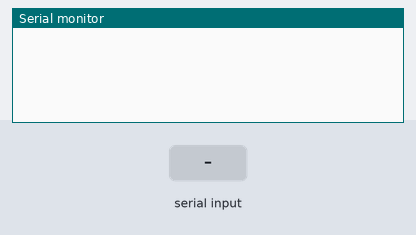
The sketch below on a simulated Arduino Uno, built with avr-gcc and run on an emulated ATmega328P. Shown: the last lines printed to the serial monitor. Inputs (shaded band) come from the test bench.

Above: at 1.2 s.
1.3 s: "90,45\n" received over Serial
At 1.9 s:
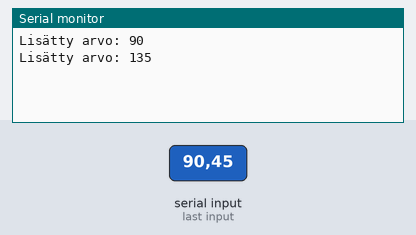
2.8 s: "30,150\n" received over Serial
At 4.8 s:
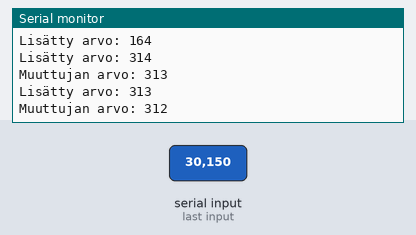
Timing chart, 0 to 6.3 s (numbered marks = the images above; inputs shaded):
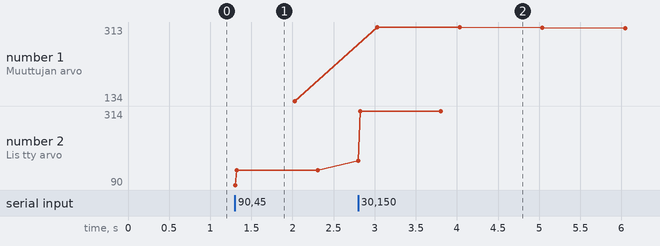

The sketch:

FreeRTOS.ino
```cpp
#include <Arduino_FreeRTOS.h>

int value = 0;

void Read(void *pvParameters) {
  for(;;) {
    if (Serial.available() > 0) {
      int val = Serial.parseInt();
      value += val;
      Serial.print("Lisätty arvo: ");
      Serial.println(value);
    }
  }
}

void Decrement(void *pvParameters) {
  for(;;) {
     if (value > 0) {
      value--;
      Serial.print("Muuttujan arvo: ");
      Serial.println(value);
    }
    vTaskDelay(1000 / portTICK_PERIOD_MS);
  }
}

void setup() {
  Serial.begin(9600);

  xTaskCreate(Read, "Read", 128, NULL, 1, NULL);
  xTaskCreate(Decrement, "Decrement", 128, NULL, 1 , NULL);

}

void loop() {

}
```

Measured:
- after the input at 1.3 s, the serial monitor: prints a new line at once (image 1)
- after the input at 2.8 s, the serial monitor: prints a new line at once (image 2)
- plotted number 1: 134 → 306 after the input at 2.8 s
- plotted number 2: 134 → 313 after the input at 2.8 s
